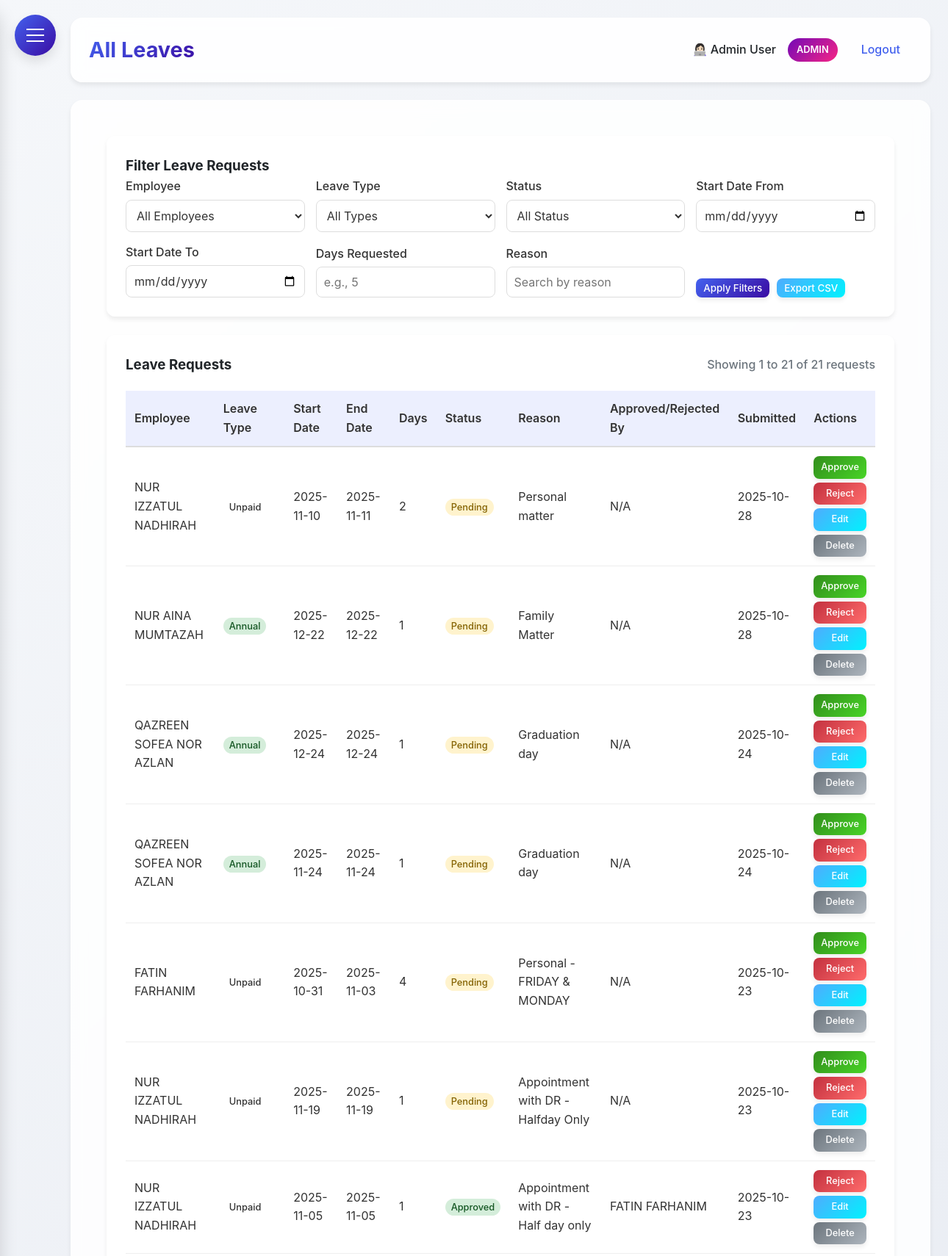
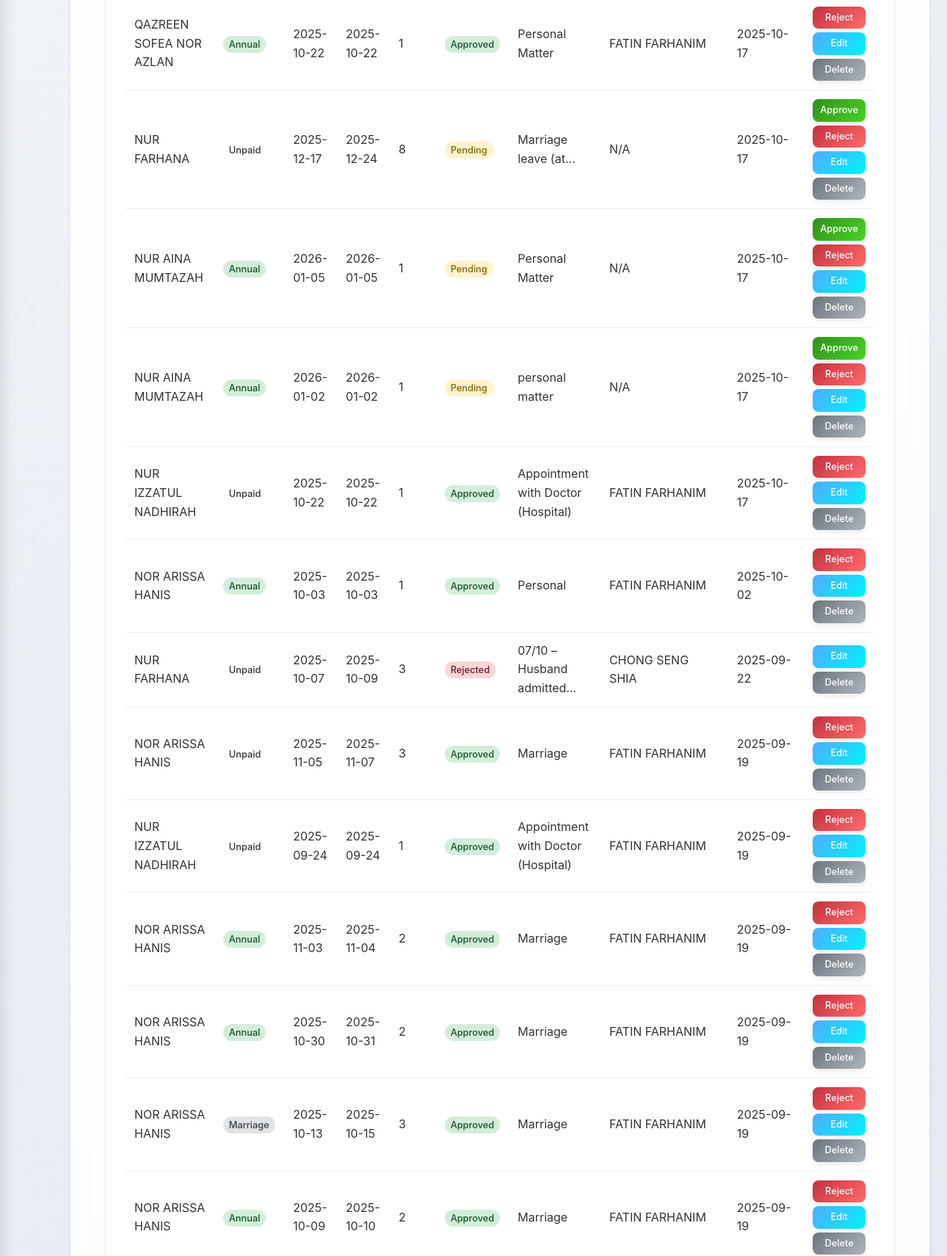
The page /all_leaves (signed in, upper part) on the database its author committed (2 pictures, top to bottom).
### HerculesSystem.py (models this page shows, shortened)
class Employee(UserMixin, db.Model):
    __tablename__ = 'employee'  # Explicitly set to 'employees'
    id = db.Column(db.Integer, primary_key=True)
    username = db.Column(db.String(80), unique=True, nullable=False)
    password = db.Column(db.String(120), nullable=False)
    full_name = db.Column(db.String(120), nullable=False)
    email = db.Column(db.String(120), unique=True, nullable=False)
    nationality = db.Column(db.String(80), nullable=False)
    employee_id = db.Column(db.String(80), unique=True, nullable=False)
    hire_date = db.Column(db.Date)
    is_admin = db.Column(db.Boolean, default=False)
    user_type = db.Column(db.String(20), default='employee')
    last_clock_in = db.Column(db.DateTime)
    last_clock_out = db.Column(db.DateTime)
    last_lunch_start = db.Column(db.DateTime)
    last_lunch_end = db.Column(db.DateTime)
    date_joined = db.Column(db.Date, nullable=True)  # Date when employee joined the company
    basic_salary = db.Column(db.Numeric(10, 2), nullable=True)  # Basic salary
    leave_balances = db.relationship('LeaveBalance', back_populates='employee', lazy=True)

class LeaveRequest(db.Model):
    id = db.Column(db.Integer, primary_key=True)
    employee_id = db.Column(db.Integer, db.ForeignKey('employee.id'), nullable=False)
    start_date = db.Column(db.Date, nullable=False)
    end_date = db.Column(db.Date, nullable=False)
    leave_type = db.Column(db.String(50), nullable=False)
    reason = db.Column(db.Text)
    attachment_filename = db.Column(db.String(255))
    status = db.Column(db.String(20), default='pending')
    days_requested = db.Column(db.Integer, nullable=False)
    created_at = db.Column(db.DateTime, default=datetime.utcnow)
    approved_at = db.Column(db.DateTime)
    approved_by_id = db.Column(db.Integer, db.ForeignKey('employee.id'))
    employee = db.relationship('Employee', foreign_keys=[employee_id], backref=db.backref('leave_requests', lazy=True))
    approved_by = db.relationship('Employee', foreign_keys=[approved_by_id])

### HerculesSystem.py (the view)
@app.route('/all_leaves')
@login_required
def all_leaves():
    if current_user.user_type not in ['admin', 'supervisor']:
        flash('You do not have permission to view all leaves.', 'danger')
        return redirect(url_for('leaves'))
    page = request.args.get('page', 1, type=int)
    per_page = 50  # Leave requests per page
    employee_id = request.args.get('employee_id')
    leave_type = request.args.get('leave_type')
    status = request.args.get('status')
    start_date_filter = request.args.get('start_date_filter')
    end_date_filter = request.args.get('end_date_filter')
    days_requested = request.args.get('days_requested')
    reason = request.args.get('reason')
    query = LeaveRequest.query.join(Employee, LeaveRequest.employee_id == Employee.id)  # Specify the exact join condition
    if employee_id:
        query = query.filter(LeaveRequest.employee_id == employee_id)
    if leave_type:
        query = query.filter(LeaveRequest.leave_type == leave_type)
    if status:
        query = query.filter(LeaveRequest.status == status)
    if start_date_filter:
        query = query.filter(LeaveRequest.start_date >= start_date_filter)
    if end_date_filter:
        query = query.filter(LeaveRequest.start_date <= end_date_filter)
    if days_requested:
        query = query.filter(LeaveRequest.days_requested == days_requested)
    if reason:
        query = query.filter(LeaveRequest.reason.ilike(f'%{reason}%'))
    leave_requests_paginated = query.order_by(LeaveRequest.created_at.desc()).paginate(
        page=page, per_page=per_page, error_out=False
    )
    employees = Employee.query.order_by(Employee.full_name.asc()).all()
    all_requests_data = []
    for leave_request in leave_requests_paginated.items:
        approver_name = 'N/A'
        if leave_request.approved_by_id:
            approver = Employee.query.get(leave_request.approved_by_id)
            approver_name = approver.full_name if approver else 'N/A'
        all_requests_data.append({
            'leave_request': leave_request,
            'employee_name': leave_request.employee.full_name,
            'approver_name': approver_name
        })
    return render_template('all_leaves.html',
                         all_requests=leave_requests_paginated,
                         employees=employees,
                         filters=request.args,
                         page=page,
                         per_page=per_page)

### HerculesSystem.py (called while the page is built)
@app.after_request
def add_security_headers(response):
    response.headers['Permissions-Policy'] = 'geolocation=()'
    return response

@login_manager.user_loader
def load_user(user_id):
    return db.session.get(Employee, int(user_id))

@app.context_processor
def inject_now():
    return {'now': datetime.utcnow()}

### templates/all_leaves.html (shortened to what this page needs)
{% extends "base.html" %}
{% block content %}
<div class="dashboard-container">
    <div class="glass filter-section">
        <h3>Filter Leave Requests</h3>
        <form id="filterForm" method="GET" action="{{ url_for('all_leaves') }}">
            <div class="filter-grid">
                <div class="filter-field">
                    <label>Employee</label>
                    <select name="employee_id" class="form-control">
                        <option value="">All Employees</option>
                    </select>
                </div>
                <div class="filter-field">
                    <label>Leave Type</label>
                    <select name="leave_type" class="form-control">
                        <option value="">All Types</option>
                    </select>
                </div>
                <div class="filter-field">
                    <label>Status</label>
                    <select name="status" class="form-control">
                        <option value="" {% if not filters.get('status') %}selected{% endif %}>All Status</option>
                    </select>
                </div>
                <div class="filter-field">
                    <label>Start Date From</label>
                    <input type="date" name="start_date_filter" value="{{ filters.get('start_date_filter', '') }}" class="form-control">
                </div>
                <div class="filter-field">
                    <label>Start Date To</label>
                    <input type="date" name="end_date_filter" value="{{ filters.get('end_date_filter', '') }}" class="form-control">
                </div>
                <div class="filter-field">
                    <label>Days Requested</label>
                    <input type="number" name="days_requested" value="{{ filters.get('days_requested', '') }}" min="0" class="form-control" placeholder="e.g., 5">
                </div>
                <div class="filter-field">
                    <label>Reason</label>
                    <input type="text" name="reason" value="{{ filters.get('reason', '') }}" class="form-control" placeholder="Search by reason">
                </div>
                <div class="filter-buttons">
                    <button type="submit" class="btn btn-primary">Apply Filters</button>
                    <button type="button" id="exportButton" class="btn btn-info">Export CSV</button>
                </div>
            </div>
        </form>
    </div>
    <div class="glass table-section">
        <div style="display: flex; justify-content: space-between; align-items: center; margin-bottom: 20px; flex-wrap: wrap; gap: 15px;">
            <h3 style="margin: 0;">Leave Requests</h3>
            {% if all_requests.total > 0 %}
            <span style="color: #6c757d; font-weight: 500;">
                Showing {{ (page - 1) * per_page + 1 }} to {{ [page * per_page, all_requests.total]|min }} of {{ all_requests.total }} requests
            </span>
            {% endif %}
        </div>
        {% if all_requests.items %}
        <div class="table-wrapper">
            <table class="leave-requests-table">
                <thead>
                    <tr>
                        <th>Employee</th>
                        <th>Leave Type</th>
                        <th>Start Date</th>
                        <th>End Date</th>
                        <th>Days</th>
                        <th>Status</th>
                        <th>Reason</th>
                        <th>Approved/Rejected By</th>
                        <th>Submitted</th>
                        <th>Actions</th>
                    </tr>
                </thead>
                <tbody>
                    {% for leave_request in all_requests.items %}
                    <tr>
                        <td>{{ leave_request.employee.full_name }}</td>
                        <td>
                            <span class="leave-type-badge {{ leave_request.leave_type }}">
                                {{ leave_request.leave_type|title }}
                            </span>
                        </td>
                        <td>{{ leave_request.start_date.strftime('%Y-%m-%d') }}</td>
                        <td>{{ leave_request.end_date.strftime('%Y-%m-%d') }}</td>
                        <td>{{ leave_request.days_requested }}</td>
                        <td>
                            <span class="status-badge {{ leave_request.status }}">
                                {{ leave_request.status|title }}
                            </span>
                        </td>
                        <td>{{ leave_request.reason|truncate(30) }}</td>
                        <td>
                            {% if leave_request.approved_by_id %}
                                {% set approver = employees|selectattr('id', 'equalto', leave_request.approved_by_id)|first %}
                                {{ approver.full_name if approver else 'N/A' }}
                            {% else %}
                                N/A
                            {% endif %}
                        </td>
                        <td>{{ leave_request.created_at.strftime('%Y-%m-%d') }}</td>
                        <td>
                            <div class="action-buttons">
                                {% if leave_request.status == 'pending' %}
                                <a href="{{ url_for('approve_leave', request_id=leave_request.id) }}" class="btn btn-sm btn-success">Approve</a>
                                <a href="{{ url_for('reject_leave', request_id=leave_request.id) }}" class="btn btn-sm btn-danger">Reject</a>
                                {% elif leave_request.status == 'approved' %}
                                <a href="{{ url_for('reject_approved_leave', request_id=leave_request.id) }}" class="btn btn-sm btn-danger" onclick="return confirm('Are you sure you want to reject this approved leave? An email will be sent to the employee.')">Reject</a>
                                {% endif %}
                                <a href="{{ url_for('admin_edit_leave', request_id=leave_request.id) }}" class="btn btn-sm btn-info">Edit</a>
                                <a href="{{ url_for('admin_delete_leave', request_id=leave_request.id) }}" class="btn btn-sm btn-secondary" onclick="return confirm('Are you sure you want to delete this leave request? This action cannot be undone.')">Delete</a>
                            </div>
                        </td>
                    </tr>
                    {% endfor %}
                </tbody>
            </table>
        </div>
        {% else %}
        <p class="no-results">No leave requests found.</p>
        {% endif %}
    </div>
</div>
{% endblock %}

### templates/base.html (shortened to what this page needs)
<!DOCTYPE html>
<html lang="en">
<head>
</head>
<body>
    <div class="hamburger-menu" id="hamburgerMenu">
        <span></span>
    </div>
    <div class="main-content" id="mainContent">
        <div class="header">
            <h1>{% block header %}Hercules HR{% endblock %}</h1>
            <div class="user-info">
                {% if current_user.is_authenticated %}
                <span>👩🏻‍💻 {{ current_user.full_name }}</span>
                {% if current_user.user_type == 'admin' %}
                <span class="admin-badge">ADMIN</span>
                {% endif %}
                <a href="{{ url_for('logout') }}">Logout</a>
                {% else %}
                <a href="{{ url_for('login') }}">Login</a>
                {% endif %}
            </div>
        </div>
        <div class="content">
            {% block content %}{% endblock %}
        </div>
    </div>
</body>
</html>

### templates/base.html (style rules this page uses)
:root { --primary: #4361ee; --secondary: #3a0ca3; --accent: #7209b7; --success: #4cc9f0; --danger: #f72585; --warning: #fca311; --info: #4895ef; --light: #f8f9fa; --dark: #212529; --gray: #6c757d; --gradient-primary: linear-gradient(135deg, #4361ee, #3a0ca3); --sidebar-gradient: linear-gradient(135deg, #4361ee, #3a0ca3); --gradient-accent: linear-gradient(135deg, #7209b7, #f72585); --shadow-sm: 0 4px 6px rgba(0, 0, 0, 0.07); --shadow-md: 0 8px 15px rgba(0, 0, 0, 0.1); --shadow-lg: 0 15px 25px rgba(0, 0, 0, 0.15); --border-radius: 12px; --border-radius-lg: 16px; --border-radius-xl: 20px; --sidebar-radius: 20px; --dark-bg: #1a1f35; --dark-container: #252a40; }
* { margin: 0; padding: 0; box-sizing: border-box; font-family: 'Inter', 'Segoe UI', system-ui, -apple-system, sans-serif; }
body { display: flex; min-height: 100vh; background: linear-gradient(135deg, #f5f7fa 0%, #e4e8f0 100%); color: var(--dark); line-height: 1.6; transition: background 0.3s ease, color 0.3s ease; }
.glass { background: rgba(255, 255, 255, 0.85); backdrop-filter: blur(10px); border-radius: var(--border-radius); border: 1px solid rgba(255, 255, 255, 0.2); box-shadow: var(--shadow-sm); transition: background 0.3s ease, border 0.3s ease; }
.hamburger-menu { position: fixed; top: 20px; left: 20px; z-index: 1000; cursor: pointer; background: var(--gradient-primary); border-radius: 50%; width: 56px; height: 56px; display: flex; align-items: center; justify-content: center; box-shadow: var(--shadow-md); transition: all 0.3s ease; }
.hamburger-menu span { display: block; width: 24px; height: 2px; background: #fff; position: relative; transition: all 0.3s cubic-bezier(0.4, 0, 0.2, 1); }
.hamburger-menu span:before, .hamburger-menu span:after { content: ''; position: absolute; width: 24px; height: 2px; background: #fff; transition: all 0.3s cubic-bezier(0.4, 0, 0.2, 1); }
.hamburger-menu span:before { top: -8px; }
.hamburger-menu span:after { top: 8px; }
.main-content { flex: 1; padding: 24px; margin-left: 0; transition: margin-left 0.3s cubic-bezier(0.4, 0, 0.2, 1); padding-left: 96px; }
.header { background: rgba(255, 255, 255, 0.9); backdrop-filter: blur(10px); padding: 20px 24px; border-radius: var(--border-radius-lg); box-shadow: var(--shadow-sm); display: flex; justify-content: space-between; align-items: center; margin-bottom: 24px; border: 1px solid rgba(255, 255, 255, 0.2); transition: background 0.3s ease, border 0.3s ease; }
.header h1 { font-size: 1.8rem; font-weight: 700; background: var(--gradient-primary); -webkit-background-clip: text; background-clip: text; color: transparent; }
.user-info { display: flex; align-items: center; gap: 16px; }
.user-info span { color: var(--dark); font-weight: 500; }
.user-info .admin-badge { background: var(--gradient-accent); color: white; padding: 6px 12px; border-radius: 20px; font-size: 0.8rem; font-weight: 600; }
.user-info a { color: var(--primary); text-decoration: none; font-weight: 500; transition: all 0.2s ease; padding: 8px 16px; border-radius: 8px; }
.content { background: rgba(255, 255, 255, 0.85); backdrop-filter: blur(10px); padding: 28px; border-radius: var(--border-radius-lg); box-shadow: var(--shadow-sm); border: 1px solid rgba(255, 255, 255, 0.2); transition: background 0.3s ease, border 0.3s ease; }
.btn { display: inline-block; padding: 12px 24px; border-radius: var(--border-radius); text-decoration: none; font-weight: 600; transition: all 0.3s ease; border: none; cursor: pointer; box-shadow: var(--shadow-sm); }
.btn-primary { background: var(--gradient-primary); color: white; }
.btn-secondary { background: var(--gradient-accent); color: white; }
table { color: var(--dark); }
.content { animation: fadeIn 0.4s ease-out; }

### rows shown on the page
Employee: full_name "Admin User"
LeaveRequest: employee.full_name "NUR IZZATUL NADHIRAH", leave_type "Unpaid", start_date "2025-11-10", end_date "2025-11-11", days_requested "2", status "Pending", reason "Personal matter", shows "N/A", created_at "2025-10-28"
LeaveRequest: employee.full_name "NUR AINA MUMTAZAH", leave_type "Annual", start_date "2025-12-22", end_date "2025-12-22", days_requested "1", status "Pending", reason "Family Matter", shows "N/A", created_at "2025-10-28"
LeaveRequest: employee.full_name "QAZREEN SOFEA NOR AZLAN", leave_type "Annual", start_date "2025-12-24", end_date "2025-12-24", days_requested "1", status "Pending", reason "Graduation day", shows "N/A", created_at "2025-10-24"
LeaveRequest: employee.full_name "QAZREEN SOFEA NOR AZLAN", leave_type "Annual", start_date "2025-11-24", end_date "2025-11-24", days_requested "1", status "Pending", reason "Graduation day", shows "N/A", created_at "2025-10-24"
LeaveRequest: employee.full_name "FATIN FARHANIM", leave_type "Unpaid", start_date "2025-10-31", end_date "2025-11-03", days_requested "4", status "Pending", reason "Personal -FRIDAY & MONDAY", shows "N/A", created_at "2025-10-23"
LeaveRequest: employee.full_name "NUR IZZATUL NADHIRAH", leave_type "Unpaid", start_date "2025-11-19", end_date "2025-11-19", days_requested "1", status "Pending", reason "Appointment with DR - Halfday Only", shows "N/A", created_at "2025-10-23"
LeaveRequest: employee.full_name "NUR IZZATUL NADHIRAH", leave_type "Unpaid", start_date "2025-11-05", end_date "2025-11-05", days_requested "1", status "Approved", reason "Appointment with DR - Half day only", created_at "2025-10-23"
Employee: full_name "FATIN FARHANIM"
LeaveRequest: employee.full_name "QAZREEN SOFEA NOR AZLAN", leave_type "Annual", start_date "2025-10-22", end_date "2025-10-22", days_requested "1", status "Approved", reason "Personal Matter", created_at "2025-10-17"
LeaveRequest: employee.full_name "NUR FARHANA", leave_type "Unpaid", start_date "2025-12-17", end_date "2025-12-24", days_requested "8", status "Pending", reason "Marriage leave (at...", shows "N/A", created_at "2025-10-17"
LeaveRequest: employee.full_name "NUR AINA MUMTAZAH", leave_type "Annual", start_date "2026-01-05", end_date "2026-01-05", days_requested "1", status "Pending", reason "Personal Matter", shows "N/A", created_at "2025-10-17"
LeaveRequest: employee.full_name "NUR AINA MUMTAZAH", leave_type "Annual", start_date "2026-01-02", end_date "2026-01-02", days_requested "1", status "Pending", reason "personal matter", shows "N/A", created_at "2025-10-17"
LeaveRequest: employee.full_name "NUR IZZATUL NADHIRAH", leave_type "Unpaid", start_date "2025-10-22", end_date "2025-10-22", days_requested "1", status "Approved", reason "Appointment with Doctor (Hospital)", created_at "2025-10-17"
LeaveRequest: employee.full_name "NOR ARISSA HANIS", leave_type "Annual", start_date "2025-10-03", end_date "2025-10-03", days_requested "1", status "Approved", reason "Personal", created_at "2025-10-02"
LeaveRequest: employee.full_name "NUR FARHANA", leave_type "Unpaid", start_date "2025-10-07", end_date "2025-10-09", days_requested "3", status "Rejected", reason "07/10 – Husband admitted...", created_at "2025-09-22"
Employee: full_name "CHONG SENG SHIA"
LeaveRequest: employee.full_name "NOR ARISSA HANIS", leave_type "Unpaid", start_date "2025-11-05", end_date "2025-11-07", days_requested "3", status "Approved", reason "Marriage", created_at "2025-09-19"
LeaveRequest: employee.full_name "NUR IZZATUL NADHIRAH", leave_type "Unpaid", start_date "2025-09-24", end_date "2025-09-24", days_requested "1", status "Approved", reason "Appointment with Doctor (Hospital)", created_at "2025-09-19"
LeaveRequest: employee.full_name "NOR ARISSA HANIS", leave_type "Annual", start_date "2025-11-03", end_date "2025-11-04", days_requested "2", status "Approved", reason "Marriage", created_at "2025-09-19"
LeaveRequest: employee.full_name "NOR ARISSA HANIS", leave_type "Annual", start_date "2025-10-30", end_date "2025-10-31", days_requested "2", status "Approved", reason "Marriage", created_at "2025-09-19"
LeaveRequest: employee.full_name "NOR ARISSA HANIS", leave_type "Marriage", start_date "2025-10-13", end_date "2025-10-15", days_requested "3", status "Approved", reason "Marriage", created_at "2025-09-19"
LeaveRequest: employee.full_name "NOR ARISSA HANIS", leave_type "Annual", start_date "2025-10-09", end_date "2025-10-10", days_requested "2", status "Approved", reason "Marriage", created_at "2025-09-19"

### other values the page prints
{{ (page - 1) * per_page + 1 }} "1"
{{ [page * per_page, all_requests.total]|min }} "21"
{{ all_requests.total }} "21"
